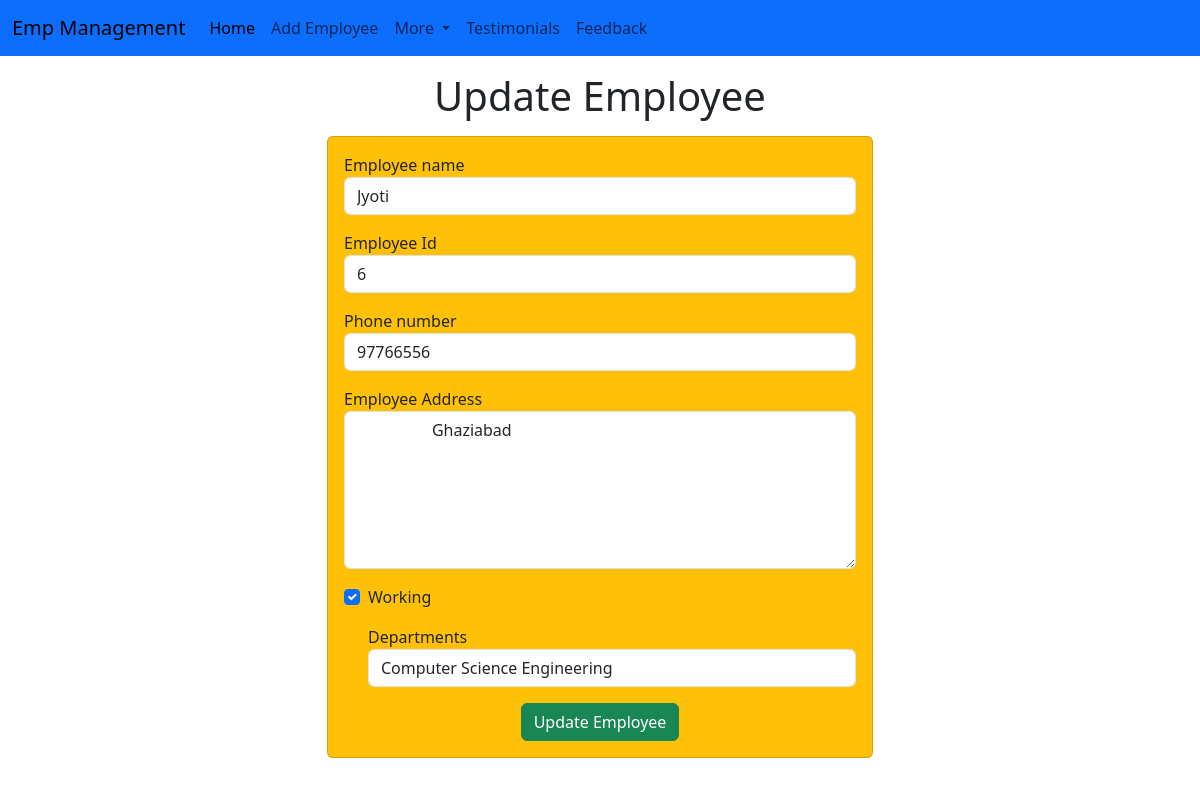
Page /emp/update_emp/3 on the committed database.
### emp/models.py (models this page shows, shortened)
class Emp(models.Model):
    name=models.CharField(max_length=200)
    emp_id=models.CharField(max_length=200)
    phone=models.CharField(max_length=10)
    address=models.CharField(max_length=150)
    working=models.BooleanField(default=True)
    department=models.CharField(max_length=10)

### emp/views.py (the view)
# urls.py: path("update_emp/<int:emp_id>",update_emp),
def update_emp(request, emp_id):
    emp=Emp.objects.get(pk=emp_id)
    return render(request,"emp/update_emp.html",{
        'emp':emp
    })

### templates/emp/update_emp.html (shortened to what this page needs)
<!doctype html>
<html lang="en">
  <head>
    <link href="https://cdn.jsdelivr.net/npm/bootstrap@5.3.3/dist/css/bootstrap.min.css" rel="stylesheet">
  </head>
  <body>
  {% include 'emp/navbar.html' %}
    <h1 class="text-center my-3">Update Employee</h1>
    <div class="container">
      <div class="row">
        <div class="col-md-6 offset-md-3">
          <div class="card bg-warning">
            <div class="card-body">
              <form action="/emp/do_update_emp/{{emp.id}}" method="POST">
                <div class="mb-3">
                  <label for="name">Employee name</label>
                  <input
                          id="name"
                          type="text"
                          class="form-control"
                          placeholder="Enter emp name"
                          name="emp_name"
                          value="{{emp.name}}"
                  />
                </div>
                <div class="mb-3">
                  <label for="emp_id">Employee Id</label>
                  <input id="emp_id"
                         type="text"
                         class="form-control"
                         placeholder="Enter emp Id"
                         name="emp_id"
                         value="{{emp.emp_id}}"
                  />
                </div>
                <div class="mb-3">
                  <label for="phone">Phone number</label>
                  <input id="phone"
                         type="text"
                         class="form-control"
                         placeholder="Enter emp phone number"
                         name="emp_phone"
                         value="{{emp.phone}}"
                  />
                </div>
                <div class="mb-3">
                  <label for="address">Employee Address</label>
                  <textarea
                          id="address"
                          rows="6"
                          class="form-control"
                          name="emp_address"
                  >{{emp.address}}</textarea>
                </div>
                <div class="mb-3 form-check">
                  <label for="working">Working</label>
                  <input
                          id="working"
                          type="checkbox"
                          class="form-check-input"
                          placeholder="Enter emp phone number"
                          name="emp_working"
                          {% if emp.working %}
                            checked
                          {% endif %}
                  >
                </div>
                  <div class="mb-3 form-check">
                  <label for="dept">Departments</label>
                  <select
                    name="emp_department"
                    id="dept"
                    class="form-control"
                    value="{{emp.department}}"
                  >
                    <option value="CSE">Computer Science Engineering</option>
                  </select>
                </div>
                <div class="container text-center">
                  <button class="btn btn-success">
                    Update Employee
                  </button>
                </div>
              </form>
            </div>
          </div>
        </div>
      </div>
    </div>
  </body>
</html>

### rows in the picture
Emp: emp_name "Jyoti", emp_id "6", emp_phone "97766556", emp_address "Ghaziabad", working "☑", emp_department "Computer Science Engineering"
